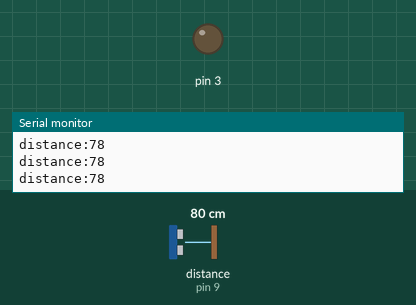
Recording of a sketch running on a simulated Arduino Uno, built with avr-gcc and run on an emulated ATmega328P. Parts: output pins drawn as LEDs (lit = HIGH), the last lines printed to the serial monitor. Wiring (inferred from the names in the program): ultrasonic range finder: trigger pin 10; echo pin 9. The test bench sets the inputs (shaded band); at power-on: distance to the obstacle (sensor on pin 9) 80 cm. The echo pulse lasts 58.3 µs per cm; pins used as bus, display or sensor lines are not drawn.

Above: at 1.2 s.
1.3 s: distance to the obstacle (sensor on pin 9) set to 41 cm
2.8 s: distance to the obstacle (sensor on pin 9) set to 35 cm
At 3.6 s:
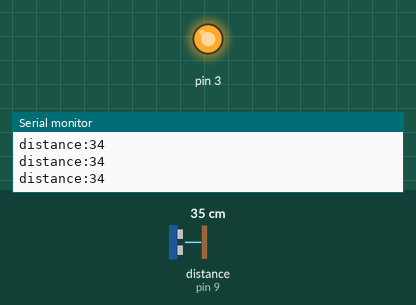
4.3 s: distance to the obstacle (sensor on pin 9) set to 250 cm
At 5.5 s:
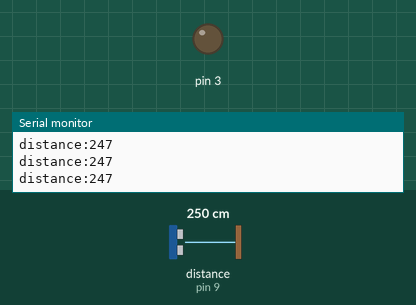
5.8 s: distance to the obstacle (sensor on pin 9) set to 2 cm
At 6.5 s:
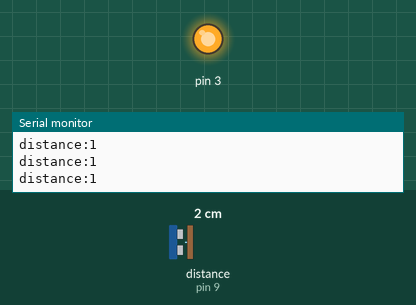
Timing chart, 0 to 8.3 s (numbered marks = the images above; inputs shaded):
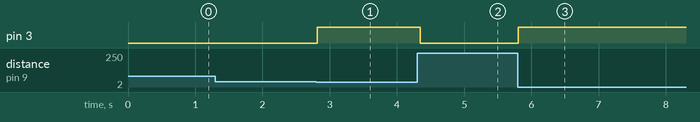

The sketch:

ultrasonic.ino
```cpp
int trigPin = 10;
int echoPin = 9;
long duration;
int distance;

void setup() {
pinMode(10, OUTPUT);
pinMode(9, INPUT);
pinMode(3, OUTPUT);
Serial.begin(9600);
}

void loop() {
  digitalWrite(10,LOW);
  delayMicroseconds(2);
   digitalWrite(10,HIGH);
   delayMicroseconds(10);
   digitalWrite(10,LOW);
   duration=pulseIn(9,HIGH);
   distance = duration *0.034/2;
   Serial.print("distance:");
   Serial.println(distance);
   if (distance <=36)
   { digitalWrite(3,HIGH);
   delay(300);
   }
   else
   {
    digitalWrite(3,LOW);
   }
}
```

Measured:
- the behaviour switches between 38 and 37 cm on distance to the obstacle (sensor on pin 9) (found by bisection; images 0 and 1)
- after the input at 2.8 s, pin 3: LOW → HIGH at once
- after the input at 4.3 s, pin 3: HIGH → LOW at once
- after the input at 5.8 s, pin 3: LOW → HIGH at once
